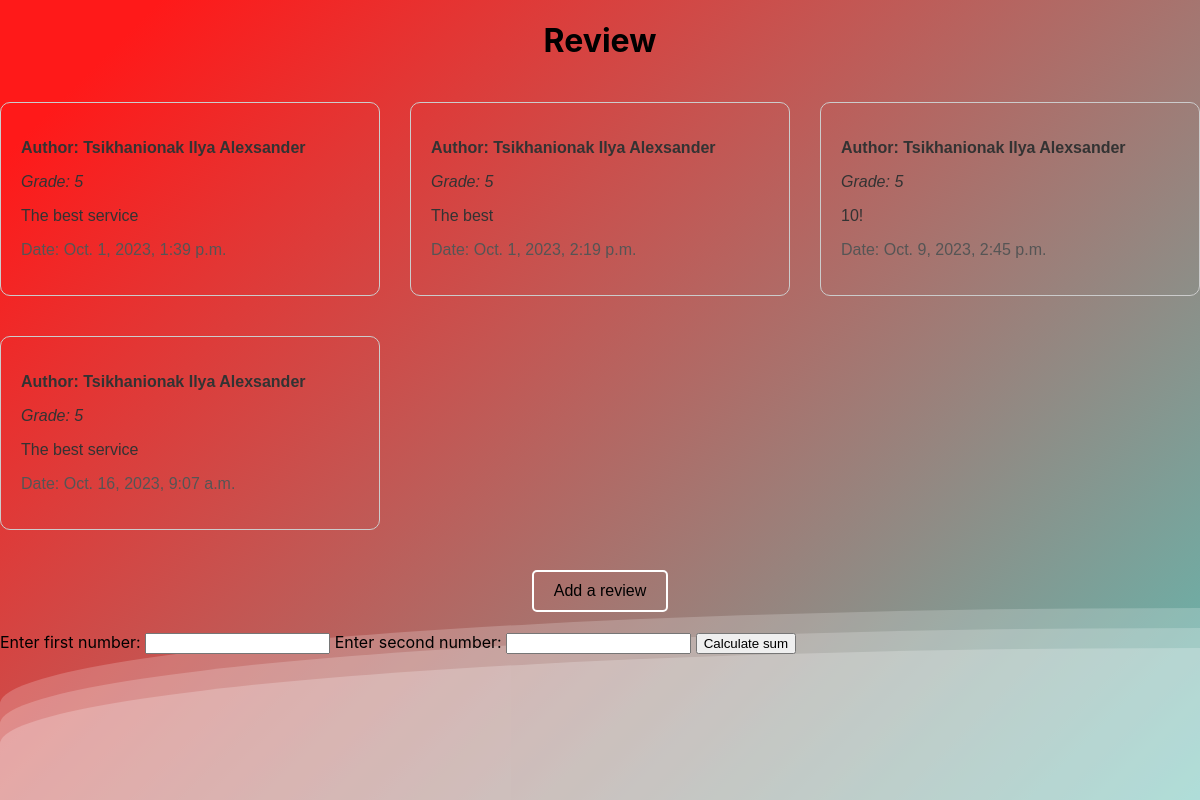
/review/, run on an earlier commit of the app's database.
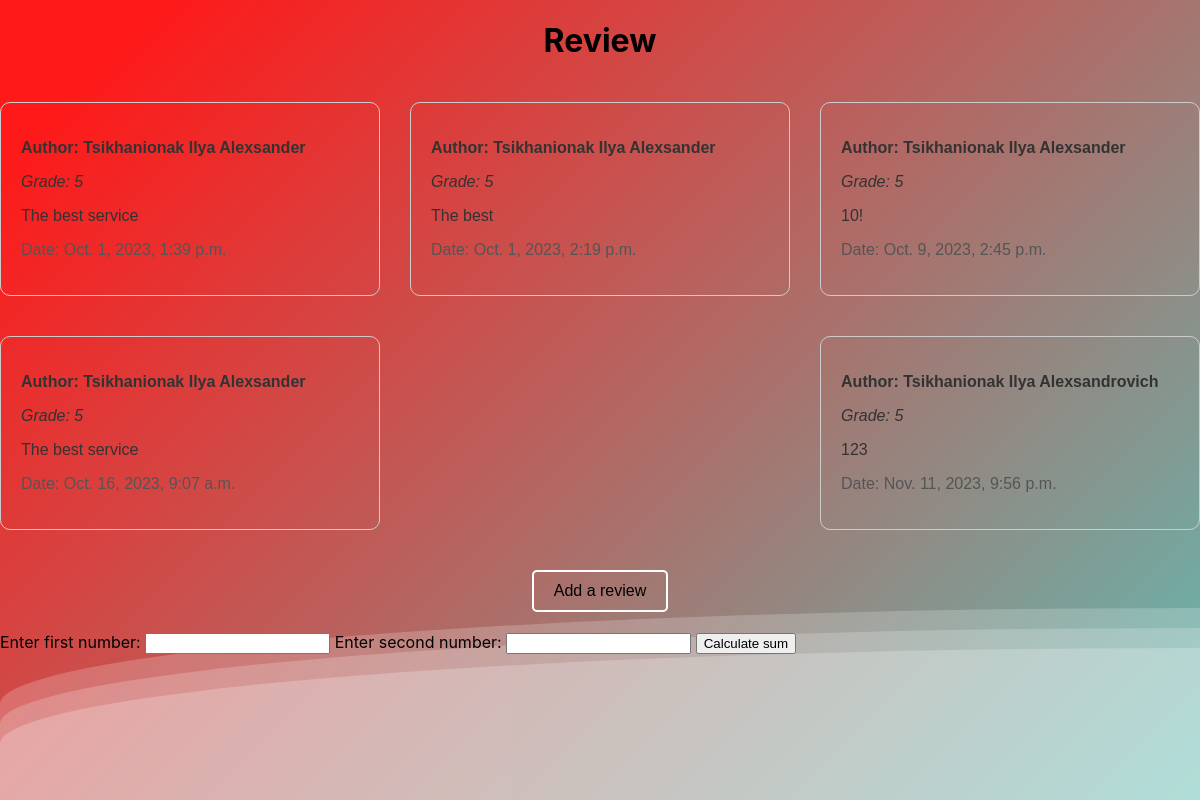
And on a later commit of the database.
### review/models.py (models this page shows, shortened)
class Review(models.Model):
    author = models.ForeignKey(Client, on_delete=models.CASCADE)
    rating = models.PositiveIntegerField(default=5, validators=[MinValueValidator(1), MaxValueValidator(5)])
    text = models.TextField()
    date = models.DateTimeField(auto_now_add=True)

### EstateAgency/models.py (models this page shows)
class Client(AbstractUser):
    first_name = models.CharField(max_length=100)
    last_name = models.CharField(max_length=100)
    patronymic = models.CharField(max_length=100)
    birth_date = models.DateField()
    phone_number = models.CharField(max_length=20)
    def __str__(self):
        return f"{self.last_name} {self.first_name} {self.patronymic}"

### review/views.py (the view)
# urls.py: path('', views.review_list, name='home'),
def review_list(request):
    reviews = Review.objects.all()
    context = {'reviews': reviews}
    return render(request, 'review.html', context)

### review/templates/review.html (shortened to what this page needs)
<!DOCTYPE html>
<html>
<head>
    <link rel="stylesheet" type="text/css" href="/static/css/review.css">
</head>
<body>
    <div>
        <div class="wave"></div>
        <div class="wave"></div>
        <div class="wave"></div>
    </div>
    <h1 class="review-title">Review</h1>
    <ul class="review-container">
        {% for review in reviews %}
        <li class="review-item" itemscope itemtype="http://schema.org/Review">
            <p class="review-author" itemprop="author">Author: {{ review.author }}</p>
            <p class="review-rating" itemprop="reviewRating" itemscope itemtype="http://schema.org/Rating">
                Grade: <span class="rating-value" itemprop="ratingValue">{{ review.rating }}</span>
            </p>
            <p class "review-text" itemprop="reviewBody">{{ review.text }}</p>
            <p class="review-date" itemprop="datePublished">Date: {{ review.date }}</p>
        </li>
        {% endfor %}
    </ul>
    {% if user.is_authenticated %}
    <label class="add-review-label" onclick="window.location.href='{% url 'profile_user:profile' %}';">Add a review</label>
    {% else %}
    <label class="add-review-label" onclick="window.location.href='{% url 'auth_user:register' %}';">Add a review</label>
    {% endif %}
    <form id="myForm">
        <label for="input1">Enter first number:</label>
        <input type="number" id="input1" name="input1" required>
        <label for="input2">Enter second number:</label>
        <input type="number" id="input2" name="input2" required>
        <button type="button" onclick="calculateSum()">Calculate sum</button>
    </form>
</body>
</html>

### static/css/review.css (style rules this page uses)
h1 { text-align:center; }
.review-container { list-style: none; padding: 0; display: flex; flex-wrap: wrap; justify-content: space-between; align-items: flex-start; }
.review-item { font-family: 'Verdana', sans-serif; font-size: 16px; color: #333; margin: 20px 0; padding: 20px; border: 1px solid #ccc; border-radius: 10px; width: calc(33.33% - 20px); box-sizing: border-box; transition: transform 0.3s; }
.review-author { font-weight: bold; }
.review-rating { font-style: italic; }
.review-date { color: #555; }
.add-review-label { display: block; width: fit-content; margin: 20px auto; font-family: 'Arial', sans-serif; font-size: 16px; color: #000; cursor: pointer; padding: 10px 20px; border: 2px solid white; border-radius: 5px; transition: background-color 0.3s, color 0.3s, border-color 0.3s; }
body { margin: auto; font-family: -apple-system, BlinkMacSystemFont, sans-serif; overflow: auto; background: linear-gradient(315deg, rgba(101,0,94,1) 3%, rgba(60,132,206,1) 38%, rgba(48,238,226,1) 68%, rgba(255,25,25,1) 98%); animation: gradient 15s ease infinite; background-size: 400% 400%; background-attachment: fixed; }
.wave { background: rgb(255 255 255 / 25%); border-radius: 1000% 1000% 0 0; position: fixed; width: 200%; height: 12em; animation: wave 10s -3s linear infinite; transform: translate3d(0, 0, 0); opacity: 0.8; bottom: 0; left: 0; z-index: -1; }
.wave:nth-of-type(2) { bottom: -1.25em; animation: wave 18s linear reverse infinite; opacity: 0.8; }
.wave:nth-of-type(3) { bottom: -2.5em; animation: wave 20s -1s reverse infinite; opacity: 0.9; }

What changed in the data, as far as the page shows it:
added Review: author "Tsikhanionak Ilya Alexsandrovich", rating "5", text "123", date "Nov. 11, 2023, 9:56 p.m."
